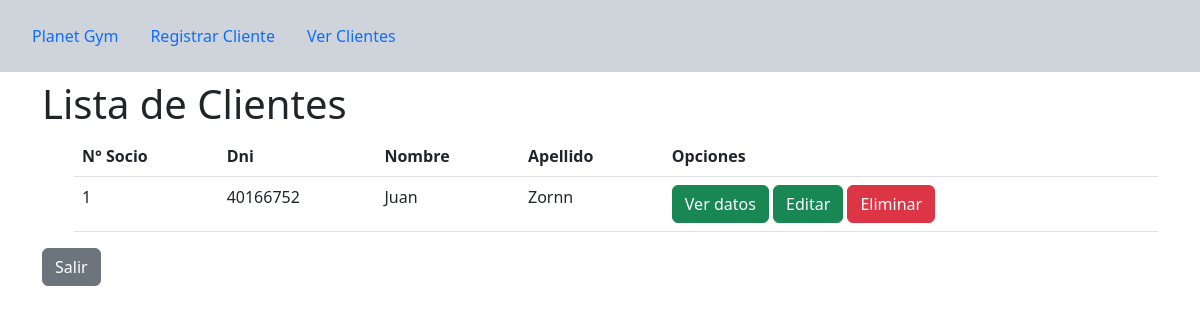
/clientes/, run on the app's committed database.
### clientes/models.py (models this page shows, shortened)
class Cliente(models.Model):
    nombre = models.CharField(max_length=100)
    apellido = models.CharField(max_length=100)
    dni = models.CharField(max_length=10, unique=True)
    fecha_nacimiento = models.DateField()
    direccion = models.CharField(max_length=200)
    telefono = models.CharField(max_length=15)
    ocupacion = models.CharField(max_length=100)
    fecha_inicio = models.DateField()
    grupo_sanguineo = models.CharField(max_length=3)
    observaciones = models.TextField(blank=True, null=True)
    num_socio = models.IntegerField()

### clientes/views.py (the view)
# urls.py: path('clientes/', views.lista_clientes, name='lista_clientes'),
def lista_clientes(request):
    clientes = Cliente.objects.all()
    return render(request, 'clientes/lista_clientes.html', {'clientes': clientes})

### clientes/templates/clientes/lista_clientes.html
{% extends 'clientes/base.html' %}
{% block content %}
<h1>Lista de Clientes</h1>
<ul>
    <table class="table">
      <thead>
        <tr>
          <th>N° Socio</th>
          <th>Dni</th>
          <th>Nombre</th>
          <th>Apellido</th>
          <th>Opciones</th>
        </tr>
      </thead>
      <tbody>
        {% for cliente in clientes %}
        <tr>
          <td>{{ cliente.num_socio }}</td>
          <td>{{ cliente.dni }}</td>
          <td>{{ cliente.nombre }}</td>
          <td>{{ cliente.apellido }}</td>
          <td>
            <a href="{% url 'ver_cliente' cliente.id %}" class="btn btn-success">Ver datos</a>
            <a href="{% url 'editar_cliente' cliente.id %}" class="btn btn-success">Editar</a>
            <a href="{% url 'eliminar_cliente' cliente.id %}" class="btn btn-danger">Eliminar</a>
          </td>
        </tr>
        {% endfor %}
      </tbody>
    </table>
</ul>
<a href="{% url 'lista_clientes' %}" class="btn btn-secondary">Salir</a>
{% endblock %}

### data on the page
Cliente: num_socio "1", dni "40166752", nombre "Juan", apellido "Zornn"
